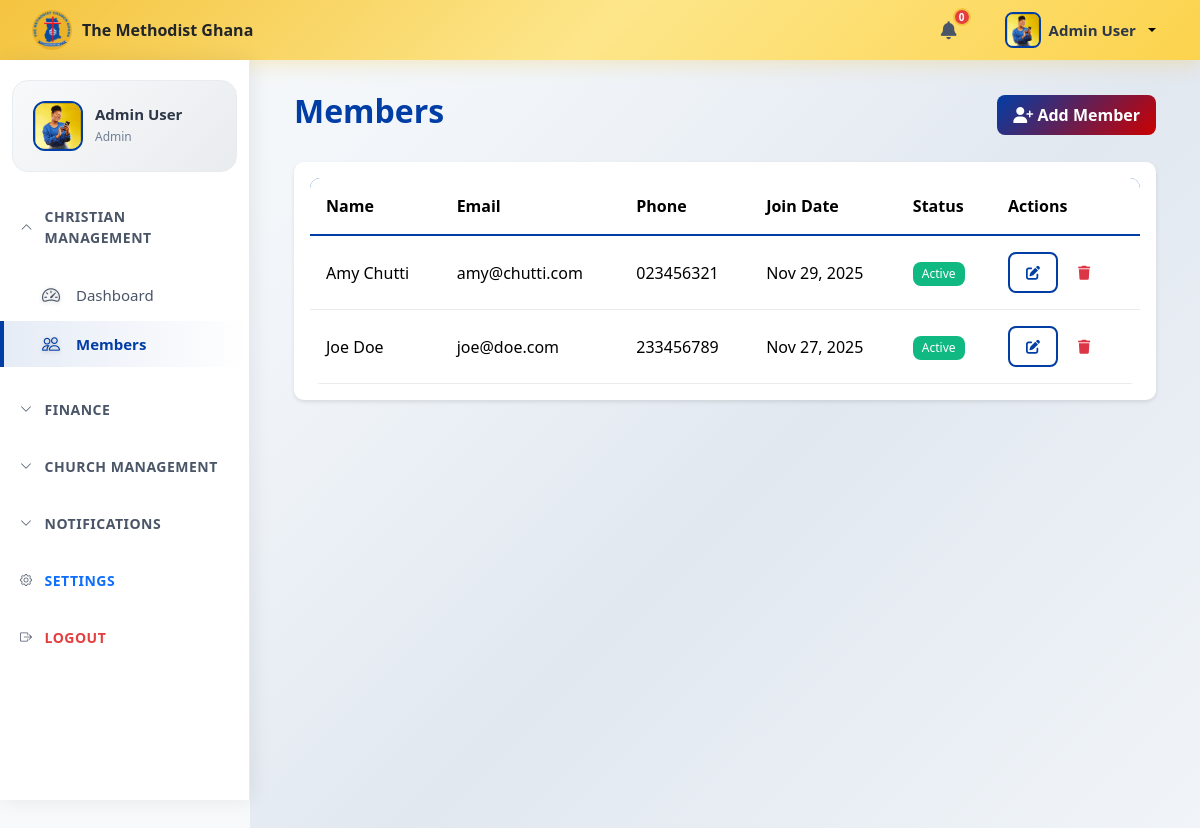
Page /app/views/members.php (signed in) on the committed database.
### tables this page shows
CREATE TABLE `settings` (
  `id` int(11) NOT NULL,
  `setting_key` varchar(100) NOT NULL,
  `setting_value` longtext DEFAULT NULL,
  `description` text DEFAULT NULL,
  `created_at` timestamp NOT NULL DEFAULT current_timestamp(),
  `updated_at` timestamp NOT NULL DEFAULT current_timestamp() ON UPDATE current_timestamp()
);

CREATE TABLE `users` (
  `id` int(11) NOT NULL,
  `email` varchar(255) NOT NULL,
  `password` varchar(255) NOT NULL,
  `first_name` varchar(100) NOT NULL,
  `last_name` varchar(100) NOT NULL,
  `role_id` int(11) NOT NULL,
  `phone` varchar(20) DEFAULT NULL,
  `profile_photo` varchar(255) DEFAULT NULL,
  `is_active` tinyint(1) DEFAULT 1,
  `created_at` timestamp NOT NULL DEFAULT current_timestamp(),
  `updated_at` timestamp NOT NULL DEFAULT current_timestamp() ON UPDATE current_timestamp()
);

CREATE TABLE `members` (
  `id` int(11) NOT NULL,
  `user_id` int(11) DEFAULT NULL,
  `first_name` varchar(100) NOT NULL,
  `last_name` varchar(100) NOT NULL,
  `email` varchar(255) DEFAULT NULL,
  `phone` varchar(20) DEFAULT NULL,
  `date_of_birth` date DEFAULT NULL,
  `gender` varchar(20) DEFAULT NULL,
  `join_date` date DEFAULT NULL,
  `status` varchar(50) DEFAULT 'active',
  `address` varchar(255) DEFAULT NULL,
  `city` varchar(100) DEFAULT NULL,
  `state` varchar(100) DEFAULT NULL,
  `zip_code` varchar(20) DEFAULT NULL,
  `emergency_contact` varchar(100) DEFAULT NULL,
  `emergency_phone` varchar(20) DEFAULT NULL,
  `photo` varchar(255) DEFAULT NULL,
  `created_at` timestamp NOT NULL DEFAULT current_timestamp(),
  `updated_at` timestamp NOT NULL DEFAULT current_timestamp() ON UPDATE current_timestamp()
);

### config/database.php (called while the page is built, shortened)
<?php
class Database {
    private $host = 'localhost';
    private $db_name = 'church_management_system';
    private $user = 'root';
    private $password = '';
    private $pdo;
    private static $instance = null;
    public static function getInstance() {
        if (self::$instance === null) {
            self::$instance = new self();
        }
        return self::$instance;
    }
    public function connect() {
        try {
            $dsn = 'mysql:host=' . $this->host . ';dbname=' . $this->db_name;
            $this->pdo = new PDO($dsn, $this->user, $this->password);
            $this->pdo->setAttribute(PDO::ATTR_ERRMODE, PDO::ERRMODE_EXCEPTION);
            $this->pdo->setAttribute(PDO::ATTR_DEFAULT_FETCH_MODE, PDO::FETCH_ASSOC);
        } catch (PDOException $e) {
            die('Connection Error: ' . $e->getMessage());
        }
    }
    public function getConnection() {
        return $this->pdo;
    }
    public function query($sql, $params = []) {
        try {
            $stmt = $this->pdo->prepare($sql);
            $stmt->execute($params);
            return $stmt;
        } catch (PDOException $e) {
            die('Query Error: ' . $e->getMessage());
        }
    }
    public function fetchAll($sql, $params = []) {
        return $this->query($sql, $params)->fetchAll();
    }
}
?>

### app/models/Member.php (called while the page is built, shortened)
<?php
class Member {
    private $db;
    private $table = 'members';
    public function __construct() {
        $this->db = Database::getInstance()->getConnection();
    }
    public function getAll($limit = null, $offset = 0) {
        $sql = "SELECT * FROM {$this->table} WHERE status = 'active' ORDER BY created_at DESC";
        if ($limit) {
            $sql .= " LIMIT :limit OFFSET :offset";
            $stmt = $this->db->prepare($sql);
            $stmt->bindParam(':limit', $limit, PDO::PARAM_INT);
            $stmt->bindParam(':offset', $offset, PDO::PARAM_INT);
        } else {
            $stmt = $this->db->prepare($sql);
        }
        $stmt->execute();
        return $stmt->fetchAll(PDO::FETCH_ASSOC);
    }
}
?>

### app/views/members.php (the view, shortened to what this page needs)
<?php
$activePage='members';
require_once __DIR__ . '/../../config/database.php';
require_once __DIR__ . '/../models/Member.php';
$member = new Member();
$members = $member->getAll();
?>
<?php include 'header.php'; ?>
<div class="main-content">
    <?php include 'sidebar.php'; ?>
    <div class="container-fluid">
        <div class="d-flex justify-content-between align-items-center mb-4">
            <h2 class="fw-bold" style="color: var(--primary-color);">Members</h2>
            <button class="btn btn-primary" data-bs-toggle="modal" data-bs-target="#addMemberModal">
                <i class="fas fa-user-plus"></i> Add Member
            </button>
        </div>
        <div class="card">
            <div class="card-body">
                <div class="table-responsive">
                    <table class="table table-hover">
                        <thead style="background-color: var(--primary-color); color: white;">
                            <tr>
                                <th>Name</th>
                                <th>Email</th>
                                <th>Phone</th>
                                <th>Join Date</th>
                                <th>Status</th>
                                <th>Actions</th>
                            </tr>
                        </thead>
                        <tbody>
                            <?php foreach ($members as $m): ?>
                                <tr>
                                    <td><?php echo htmlspecialchars($m['first_name'] . ' ' . $m['last_name']); ?></td>
                                    <td><?php echo htmlspecialchars($m['email'] ?? 'N/A'); ?></td>
                                    <td><?php echo htmlspecialchars($m['phone'] ?? 'N/A'); ?></td>
                                    <td><?php echo date('M d, Y', strtotime($m['join_date'] ?? $m['created_at'])); ?></td>
                                    <td><span class="badge bg-success"><?php echo ucfirst($m['status']); ?></span></td>
                                    <td>
                                            <button class="btn btn-sm btn-outline-primary editBtn" data-bs-toggle="modal" data-bs-target="#editMemberModal<?php echo $m['id']; ?>">
                                            <i class="fas fa-edit"></i>
                                        </button>
                                        <button class="btn btn-sm btn-outline-danger" onclick="confirmDelete(<?php echo $m['id']; ?>)">
                                            <i class="fas fa-trash"></i>
                                        </button>
                                    </td>
                                </tr>
                            <?php endforeach; ?>
                        </tbody>
                    </table>
                </div>
            </div>
        </div>
    </div>
</div>

### app/views/header.php (shortened to what this page needs)
<?php
require_once __DIR__ . '/../../config/database.php';
$pdo = Database::getInstance()->getConnection();
$userId = $_SESSION['user_id'] ?? null;
$user = null;
if($userId) {
    $stmt = $pdo->prepare("SELECT first_name, last_name, profile_photo FROM users WHERE id = :id");
    $stmt->execute([':id' => $userId]);
    $user = $stmt->fetch(PDO::FETCH_ASSOC);
}
$db = Database::getInstance();
$settings = $db->fetchAll("SELECT * FROM settings");
$church_name = 'The Methodist Church Ghana';
foreach ($settings as $setting) {
    if ($setting['setting_key'] === 'church_name') $church_name = $setting['setting_value'];
}
?>
<!DOCTYPE html>
<html lang="en">
<head>
    <link href="https://cdn.jsdelivr.net/npm/bootstrap@5.3.2/dist/css/bootstrap.min.css" rel="stylesheet">
    <link rel="stylesheet" href="https://cdn.jsdelivr.net/npm/bootstrap-icons@1.11.0/font/bootstrap-icons.css">
    <link rel="stylesheet" href="https://cdnjs.cloudflare.com/ajax/libs/font-awesome/6.4.0/css/all.min.css">
    <link rel="stylesheet" href="<?php echo BASE_URL;?>/assets/css/style.css?v=<?php echo time(); ?>">
</head>
<body>
<?php
include __DIR__ . '/navbar.php';
?>

### app/views/navbar.php (shortened to what this page needs)
<?php
require_once __DIR__ . '/../../config/database.php';
?>
    <nav class="top-navbar">
        <div class="top-nav-left">
            <div class="d-none d-md-flex align-items-center">
                <img src="<?php echo BASE_URL;?>/assets/images/methodist-logo.png" alt="Logo" style="height: 40px; margin-right: 10px;">
                <span class="fw-bold text-dark"><?php echo htmlspecialchars($church_name); ?></span>
            </div>
        </div>
        <div class="top-nav-right">
         <div class="dropdown">
            <button class="top-nav-icon-btn notification-btn" data-bs-toggle="dropdown">
                <i class="fas fa-bell"></i>
                <span class="notification-badge"><?= $unread_count['COUNT(*)'] ?? 0 ?></span>
            </button>
         </div>
            <div class="dropdown user-dropdown ms-2">
                <button class="user-profile-btn dropdown-toggle" data-bs-toggle="dropdown">
                    <img src="<?php echo BASE_URL; echo '/'; echo htmlspecialchars($user['profile_photo'] ?? '/assets/images/placeholder-user.jpg'); ?>" alt="User" class="user-thumbnail">
                    <span class="d-none d-md-inline user-name-top"><?php echo htmlspecialchars($user['first_name'] . ' ' . $user['last_name']); ?></span>
                </button>
            </div>
        </div>
    </nav>
</body>
</html>

### app/views/sidebar.php (shortened to what this page needs)
<?php
include_once __DIR__ . '/../../config/database.php';
$pdo = Database::getInstance()->getConnection();
$userId = $_SESSION['user_id'] ?? null;
$user = null;
if($userId) {
    $stmt = $pdo->prepare("SELECT first_name, last_name, profile_photo FROM users WHERE id = :id");
    $stmt->execute([':id' => $userId]);
    $user = $stmt->fetch(PDO::FETCH_ASSOC);
}
$activePage = isset($activePage) ? $activePage : 'dashboard';
function isActive($page, $current){
    return $page === $current ? 'active' : '';
}
function isCollapsed($group, $current){
    $groups = [
        'christianManagement' => ['dashboard', 'members'],
        'finance' => ['donations', 'expenses', 'overview'],
        'churchManagement' => ['ministries', 'events', 'attendance', 'service'],
        'notifications' => ['notifications']
    ];
    if(isset($groups[$group]) && in_array($current, $groups[$group])){
        return 'show';
    }
    return '';
}
?>
<nav class="sidebar sidebar-menu-groups" id="sidebar">
    <div class="sidebar-user-card">
        <div class="user-avatar">
            <img src="<?php echo BASE_URL; echo '/'; echo htmlspecialchars($user['profile_photo'] ?? '/assets/images/placeholder-user.jpg'); ?>" alt="User">
        </div>
        <div class="user-info">
            <h6><?php echo htmlspecialchars($user['first_name'] . ' ' . $user['last_name']); ?></h6>
            <span class="user-role"><?php echo htmlspecialchars($_SESSION['user_role']); ?></span>
        </div>
    </div>
    <div class="sidebar-menu-groups">
        <div class="menu-group">
            <div class="menu-group-header"   data-bs-target="#christianManagement" aria-expanded="<?= isCollapsed('christianManagement', $activePage) ? 'true' : 'false' ?>">
                <i class="bi bi-chevron-down"></i>
                <span>Christian Management</span>
            </div>
            <ul class="sidebar-menu collapse <?= isCollapsed('christianManagement', $activePage) ?>" id="christianManagement">
                <li><a href="dashboard.php" class="<?= isActive('dashboard', $activePage) ?>"><i class="bi bi-speedometer2"></i> Dashboard</a></li>
                <li><a href="members.php" class="<?= isActive('members', $activePage) ?>"><i class="bi bi-people"></i> Members</a></li>
            </ul>
        </div>
        <div class="menu-group">
            <div class="menu-group-header"  data-bs-target="#finance" aria-expanded="<?= isCollapsed('finance', $activePage) ? 'true' : 'false' ?>">
                <i class="bi bi-chevron-down"></i>
                <span>Finance</span>
            </div>
        </div>
        <div class="menu-group">
            <div class="menu-group-header"  data-bs-target="#churchManagement" aria-expanded="<?= isCollapsed('churchManagement', $activePage) ? 'true' : 'false' ?>">
                <i class="bi bi-chevron-down"></i>
                <span>Church Management</span>
            </div>
        </div>
        <div class="menu-group">
            <div class="menu-group-header"  data-bs-target="#notifications">
                <i class="bi bi-chevron-down"></i>
                <span>Notifications</span>
            </div>
        </div>
        <div class="menu-group">
            <div class="menu-group-header">
                <i class="bi bi-gear"></i>
                <span><a href="<?php echo BASE_URL; ?>/app/views/settings.php" class="menu-link <?= isActive('settings', $activePage) ?>">Settings</a></span>
            </div>
        </div>
        <div class="menu-group">
            <div class="menu-group-header">
                <i class="bi bi-box-arrow-right"></i>
                <span><a href="<?php echo BASE_URL; ?>/app/controllers/logout.php" class="menu-link logout-link"> Logout
        </a></span>
            </div>
        </div>
    </div>
</nav>

### rows in the picture
settings: setting_value "The Methodist Ghana"
users: profile_photo (picture), first_name+last_name "Admin User"
members: first_name+last_name "Amy Chutti", email "amy@chutti.com", phone "023456321", join_date "Nov 29, 2025", status "Active"
members: first_name+last_name "Joe Doe", email "joe@doe.com", phone "233456789", join_date "Nov 27, 2025", status "Active"

### other values in the picture
$unread_count['COUNT(*)'] "0"
$_SESSION['user_role'] "Admin"
